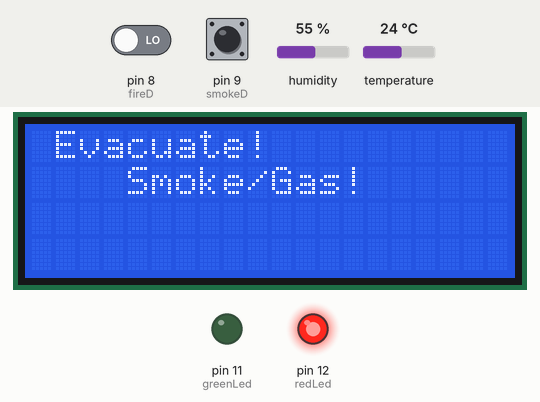
Simulated run of this sketch. Board: Arduino Uno, built with avr-gcc and run on an emulated ATmega328P. Shown: 20×4 character LCD, output pins drawn as LEDs (lit = HIGH). The inputs (shaded band) are chosen by the test bench; at power-on: pin 8 (fireD) LOW, pin 9 (smokeD) LOW, humidity 55 %, temperature 24 °C. Pins used as bus, display or sensor lines are not drawn; what the sketch prints to the serial monitor is not drawn.

Above: at 5.2 s.
At 100.5 s:
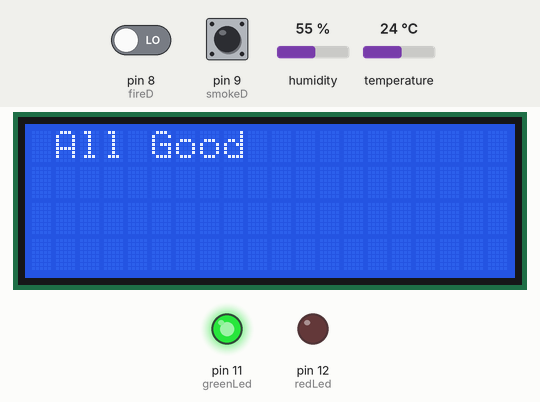
Timing chart, 0 to 103.1 s (numbered marks = the images above):
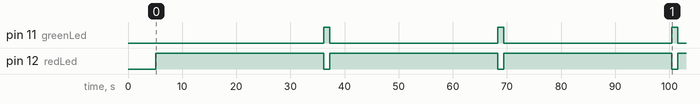

The sketch:

Master_Code_1.ino
```cpp
#include<SoftwareSerial.h>
#include <Wire.h>
#include <LiquidCrystal_I2C.h>
#include <DHT.h>
#include <DHT_U.h>
#define DHTPIN 7
#define DHTTYPE DHT11
LiquidCrystal_I2C lcd(0x27,20,4);

//define the pin where different devices attached
int redLed = 12;
int greenLed = 11;
int buzzer = 13;
int smokeD = 9;
int fireD = 8;
DHT dht(DHTPIN, DHTTYPE);

//define the mode of the device attached
//it can be input or output
//initiate the devices
void setup() {
  pinMode(redLed, OUTPUT);
  pinMode(greenLed, OUTPUT);
  pinMode(buzzer, OUTPUT);
  pinMode(smokeD, INPUT);
  pinMode(fireD,INPUT);
  Serial.begin(9600);
  dht.begin();
  lcd.begin();
  delay(5000); //delay 5 seconds for smoke sensor to warm up, else may get wrong reading
}

void loop() {
//read temperature and humidity at all time
  float h = dht.readHumidity();
  float t = dht.readTemperature();
  if (isnan(h) || isnan(t)) {
  Serial.println(F("Failed to read from DHT sensor!"));
  return;
  }

//If smoke is detected, turn red led and buzzer on
//Display warning messages on LCD screen
//Print serial output to RasPi
  int smokeSensor = digitalRead(smokeD);
  int fireSensor = digitalRead(fireD);
  if (smokeSensor < 1) //By default, the smoke sensor digital output will be 1, and will become <1 when smoke is present
  {
    float hic = dht.computeHeatIndex(t, h, false);
    Serial.print(F("\"Zone\"\:\"1\"\,")); //Serial print information such as Zone, Humidity, Temperature, Heat Index, Fire and smoke presence
    Serial.print(F("\"Humidity\":\""));
    Serial.print(h);
    Serial.print(F("\",\"Temperature\":\""));
    Serial.print(t);
    Serial.print(F("\",\"HeatIndex\":\""));
    Serial.print(hic);
    Serial.print(F("\"\,"));
    Serial.print("\"Smoke\":\"TRUE\"\,");
    Serial.println("\"Fire\":\"SAFE\"");
    lcd.setCursor(1,0); //LCD print warning message
    lcd.print("Evacuate!");
    lcd.setCursor(1,1);
    lcd.println("   Smoke/Gas!  ");
    digitalWrite(redLed, HIGH); //Turn red LED on
    digitalWrite(greenLed, LOW); //Turn green LED off
    digitalWrite(buzzer, HIGH); //Turn buzzer on
    delay(30000); //The warning lasts for 30 seconds and will proceed to the next section
    lcd.clear();
  }
  else
//Default mode when there is no detection
//Print serial output to Raspi
  {
    float hic = dht.computeHeatIndex(t, h, false);
    Serial.print(F("\"Zone\"\:\"1\"\,"));
    Serial.print(F("\"Humidity\":\""));
    Serial.print(h);
    Serial.print(F("\",\"Temperature\":\""));
    Serial.print(t);
    Serial.print(F("\",\"HeatIndex\":\""));
    Serial.print(hic);
    Serial.print(F("\"\,"));
    Serial.print("\"Smoke\":\"SAFE\"\,");
    Serial.println("\"Fire\":\"SAFE\"");
    lcd.setCursor(1,0);
    lcd.print("All Good");
    digitalWrite(redLed, LOW);
    digitalWrite(greenLed, HIGH);
    noTone(10);
  }
  delay(1000);

//If fire is detected, turn red led and buzzer on
//Display warning messages on LCD screen
//Print serial output to RasPi
    if (fireSensor > 0) //Fire sensor will output 0 by default, when fire is present, value changes to >0
{
    float hic = dht.computeHeatIndex(t, h, false);
    Serial.print(F("\"Zone\"\:\"1\"\,"));
    Serial.print(F("\"Humidity\":\""));
    Serial.print(h);
    Serial.print(F("\",\"Temperature\":\""));
    Serial.print(t);
    Serial.print(F("\",\"HeatIndex\":\""));
    Serial.print(hic);
    Serial.print(F("\"\,"));
    Serial.print("\"Smoke\":\"SAFE\"\,");
    Serial.println("\"Fire\":\"TRUE\"");
    lcd.setCursor(1,0);
    lcd.print("Evacuate!");
    lcd.setCursor(1,1);
    lcd.println("     Fire!     ");
    digitalWrite(redLed,HIGH);
    digitalWrite(greenLed,LOW);
    digitalWrite(buzzer, HIGH);
    delay(30000);
    lcd.clear();
}
else
//Default mode when there is no detection
//Print serial output to Raspi
{
    float hic = dht.computeHeatIndex(t, h, false);
    Serial.print(F("\"Zone\"\:\"1\"\,"));
    Serial.print(F("\"Humidity\":\""));
    Serial.print(h);
    Serial.print(F("\",\"Temperature\":\""));
    Serial.print(t);
    Serial.print(F("\",\"HeatIndex\":\""));
    Serial.print(hic);
    Serial.print(F("\"\,"));
    Serial.print("\"Smoke\":\"SAFE\"\,");
    Serial.println("\"Fire\":\"SAFE\"");
    lcd.setCursor(1,0);
    lcd.print("All Good");
    digitalWrite(redLed,LOW);
    digitalWrite(greenLed,HIGH);
    noTone(buzzer);
}
    delay(1000);
}
```

Measured:
- by itself, pin 11 (greenLed): alternates HIGH for 1.1 s and LOW for 31.0 s
- by itself, pin 12 (redLed): alternates HIGH for 31.0 s and LOW for 1.1 s
- what the display in image 0 shows lasts 30.0 s, from 5.2 s to 35.2 s
